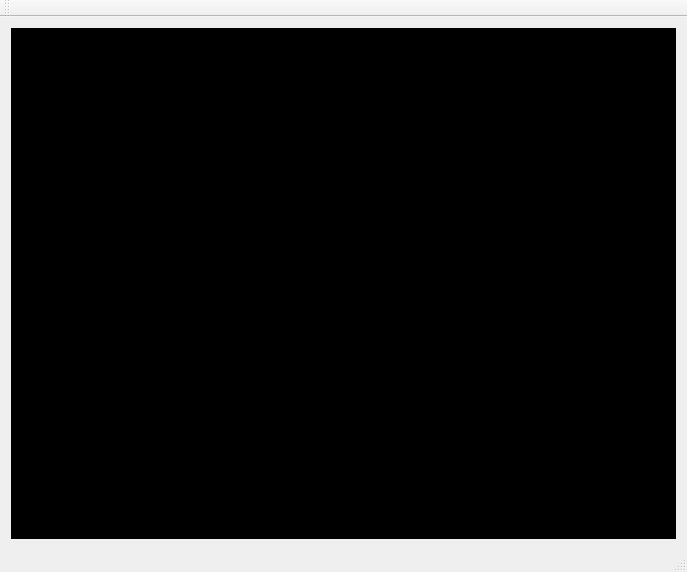
<?xml version="1.0" encoding="UTF-8"?>
<ui version="4.0">
 <class>MainWindow</class>
 <widget class="QMainWindow" name="MainWindow">
  <property name="geometry">
   <rect>
    <x>0</x>
    <y>0</y>
    <width>687</width>
    <height>572</height>
   </rect>
  </property>
  <property name="windowTitle">
   <string>Ascan Dmeo</string>
  </property>
  <property name="toolTip">
   <string/>
  </property>
  <widget class="QWidget" name="centralWidget">
   <layout class="QVBoxLayout" name="verticalLayout">
    <item>
     <widget class="Ascan" name="ascan" native="true">
      <property name="palette">
       <palette>
        <active>
         <colorrole role="Base">
          <brush brushstyle="SolidPattern">
           <color alpha="255">
            <red>255</red>
            <green>255</green>
            <blue>255</blue>
           </color>
          </brush>
         </colorrole>
         <colorrole role="Window">
          <brush brushstyle="SolidPattern">
           <color alpha="255">
            <red>0</red>
            <green>0</green>
            <blue>0</blue>
           </color>
          </brush>
         </colorrole>
        </active>
        <inactive>
         <colorrole role="Base">
          <brush brushstyle="SolidPattern">
           <color alpha="255">
            <red>255</red>
            <green>255</green>
            <blue>255</blue>
           </color>
          </brush>
         </colorrole>
         <colorrole role="Window">
          <brush brushstyle="SolidPattern">
           <color alpha="255">
            <red>0</red>
            <green>0</green>
            <blue>0</blue>
           </color>
          </brush>
         </colorrole>
        </inactive>
        <disabled>
         <colorrole role="Base">
          <brush brushstyle="SolidPattern">
           <color alpha="255">
            <red>0</red>
            <green>0</green>
            <blue>0</blue>
           </color>
          </brush>
         </colorrole>
         <colorrole role="Window">
          <brush brushstyle="SolidPattern">
           <color alpha="255">
            <red>0</red>
            <green>0</green>
            <blue>0</blue>
           </color>
          </brush>
         </colorrole>
        </disabled>
       </palette>
      </property>
      <property name="autoFillBackground">
       <bool>true</bool>
      </property>
      <property name="styleSheet">
       <string notr="true"/>
      </property>
     </widget>
    </item>
   </layout>
  </widget>
  <widget class="QMenuBar" name="menuBar">
   <property name="geometry">
    <rect>
     <x>0</x>
     <y>0</y>
     <width>687</width>
     <height>26</height>
    </rect>
   </property>
  </widget>
  <widget class="QToolBar" name="mainToolBar">
   <attribute name="toolBarArea">
    <enum>TopToolBarArea</enum>
   </attribute>
   <attribute name="toolBarBreak">
    <bool>false</bool>
   </attribute>
  </widget>
  <widget class="QStatusBar" name="statusBar"/>
 </widget>
 <layoutdefault spacing="6" margin="11"/>
 <customwidgets>
  <customwidget>
   <class>Ascan</class>
   <extends>QWidget</extends>
   <header>ascan.h</header>
   <container>1</container>
  </customwidget>
 </customwidgets>
 <resources/>
 <connections/>
</ui>
